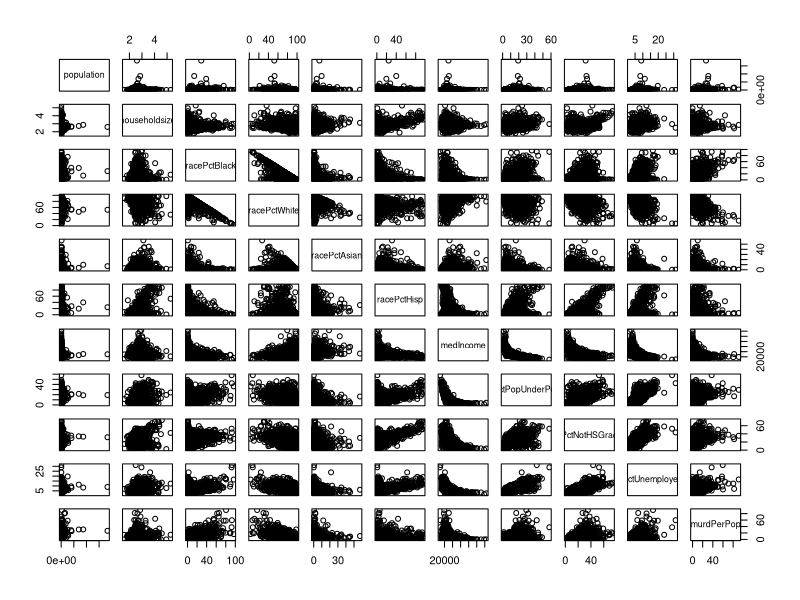
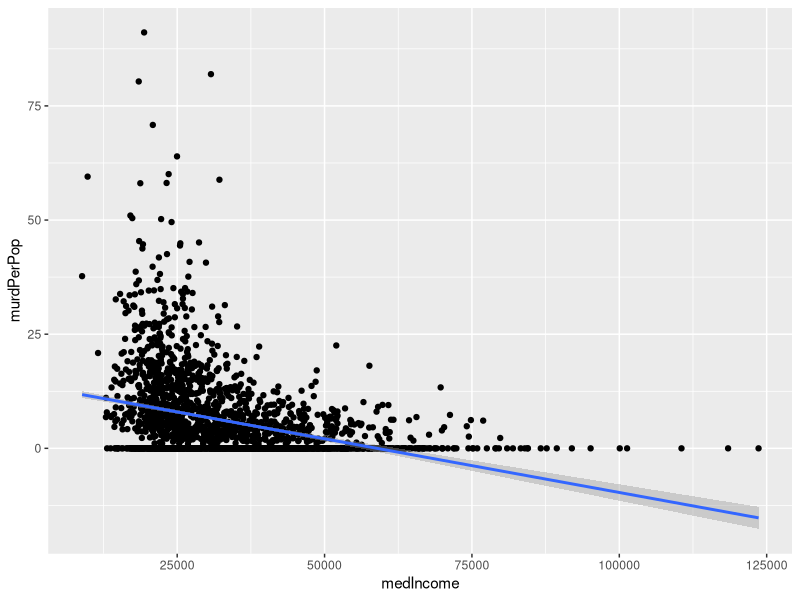
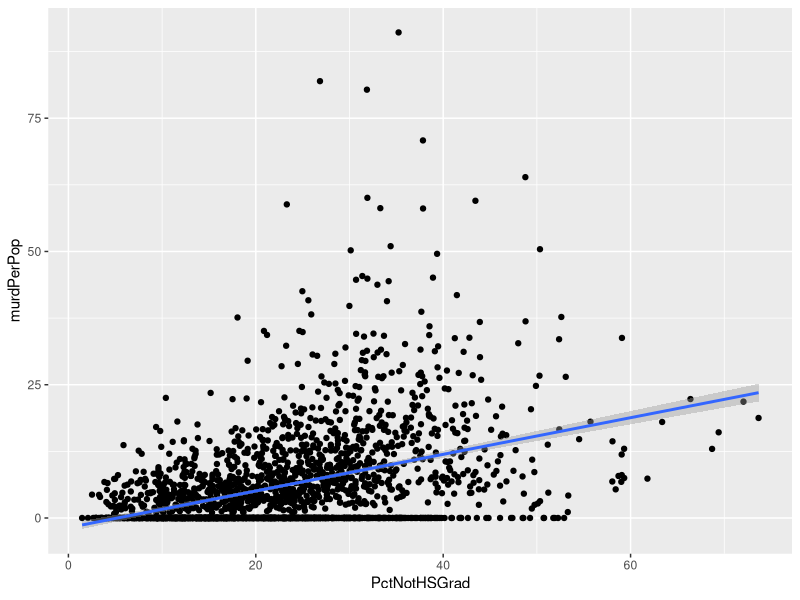
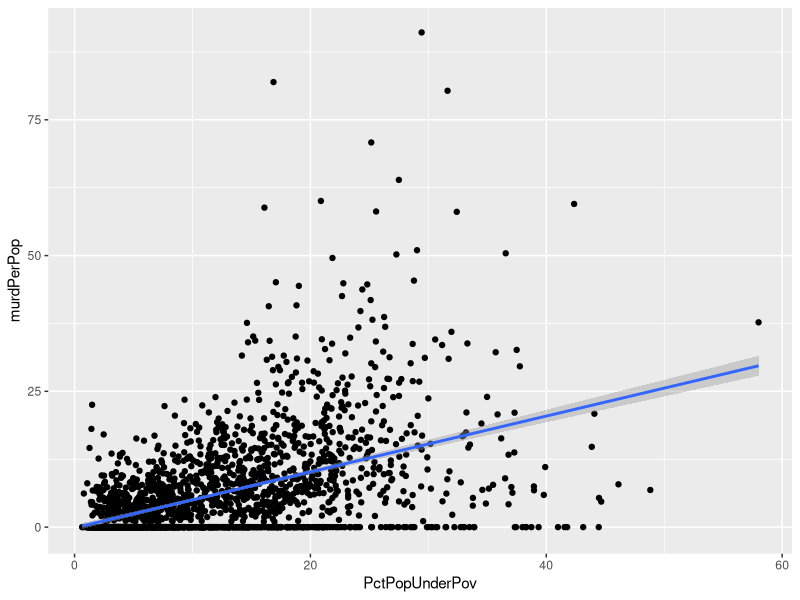
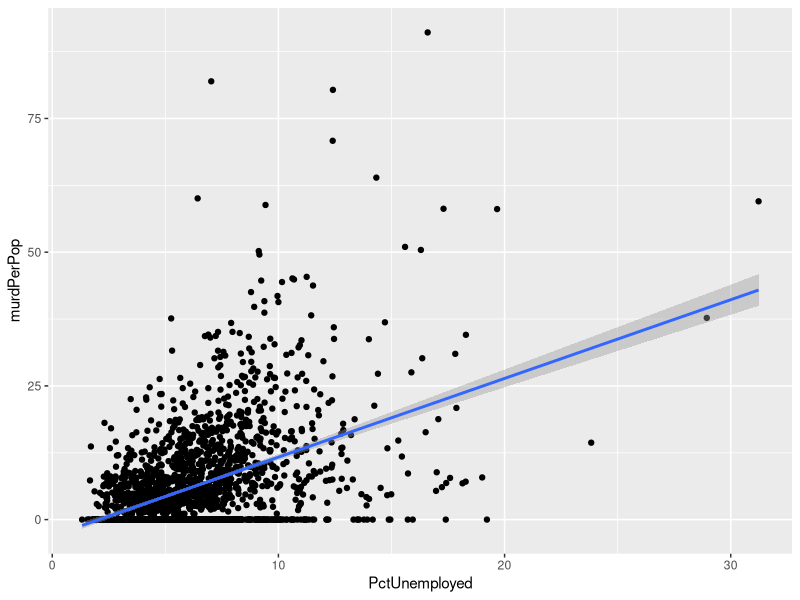
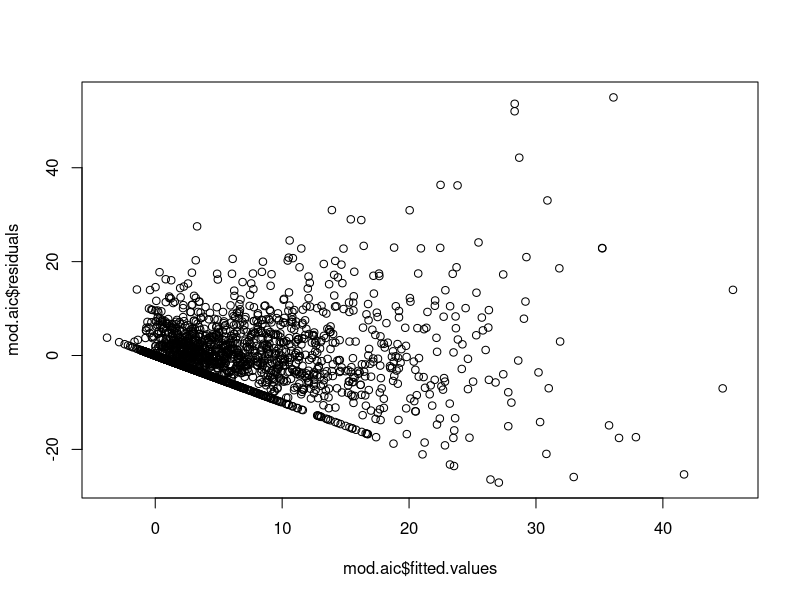
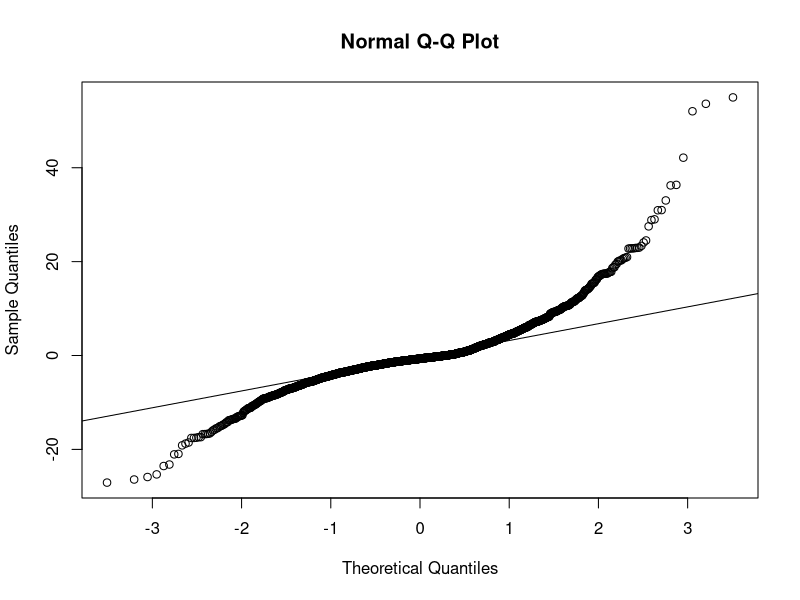
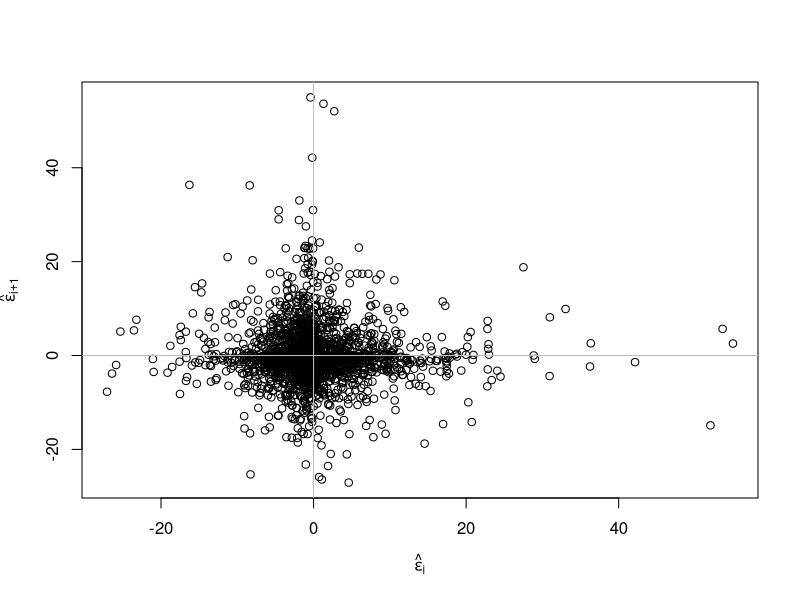

The R script that drew these images, in order: (Note: this script raises an error after producing the figures.)
## ---- chunk 1
library(tidyverse)
data <- read_delim("CommViolPredUnnormalizedData.txt",na = "?", col_names = FALSE,
                   show_col_types = FALSE)
column_names <- c("communityName","state","countyCode","communityCode","fold","population"
                  ,"householdsize","racePctBlack","racePctWhite","racePctAsian","racePctHisp"
                  ,"medIncome","PctPopUnderPov","PctNotHSGrad","PctUnemployed","murdPerPop")
data_mod <- data[,c(1:11,18,34,36,38,131)]
colnames(data_mod) <- column_names
## ---- chunk 2
pairs(data_mod[,6:16])
## ---- chunk 3
med_inc_plot <- ggplot(data_mod, aes(medIncome,murdPerPop)) + geom_point() + geom_smooth(method=lm)
suppressMessages(print(med_inc_plot))
## ---- chunk 4
hs_grad_plot <- ggplot(data_mod, aes(PctNotHSGrad,murdPerPop)) + geom_point() + geom_smooth(method='lm')
suppressMessages(print(hs_grad_plot))
## ---- chunk 5
pov_plot <- ggplot(data_mod, aes(PctPopUnderPov,murdPerPop)) + geom_point() + geom_smooth(method='lm')
suppressMessages(print(pov_plot))
## ---- chunk 6
unemp_plot <- ggplot(data_mod, aes(PctUnemployed,murdPerPop)) + geom_point() + geom_smooth(method='lm')
suppressMessages(print(unemp_plot))
## ---- chunk 7
mod <- lm(murdPerPop~householdsize+racePctBlack+racePctWhite+
            racePctAsian+racePctHisp+medIncome+PctPopUnderPov+
            PctNotHSGrad+PctUnemployed,data_mod)
summary(mod)
## ---- chunk 8
library(rms)
ols.mod <- ols(murdPerPop~householdsize+racePctBlack+racePctWhite+
            racePctAsian+racePctHisp+medIncome+PctPopUnderPov+
            PctNotHSGrad+PctUnemployed,data_mod)
fastbw(ols.mod, rule = "p", sls = 0.05)
## ---- chunk 9
mod.fastbw <- lm(murdPerPop~householdsize+racePctBlack+racePctWhite+
                   racePctAsian+PctUnemployed, data_mod)
summary(mod.fastbw)
## ---- chunk 10
library(MASS)
aic_result <- stepAIC(mod)
aic_result$anova
## ---- chunk 11
mod.aic <- lm(murdPerPop ~ householdsize + racePctBlack + racePctWhite + racePctAsian
              + PctPopUnderPov + PctUnemployed, data_mod)
summary(mod.aic)
## ---- chunk 12
plot(mod.aic$fitted.values,mod.aic$residuals)
## ---- chunk 13
qqnorm(residuals(mod.aic))
qqline(mod.aic$residuals)
## ---- chunk 14
n <- length(residuals(mod.aic))
plot(tail(residuals(mod.aic),n-1) ~ head(residuals(mod.aic),n-1),
     xlab=expression(hat(epsilon)[i]),
     ylab=expression(hat(epsilon)[i+1]))
abline(h=0,v=0,col=grey(0.75))
## ---- chunk 15
n <- dim(model.matrix(mod.aic))[1]
p <- dim(model.matrix(mod.aic))[2]
num_df <- p
den_df <- n - p
Fthresh <- qf(0.5, num_df, den_df)
cook_out <- which(cooks.distance(mod.aic) > Fthresh)
length(cook_out)
## ---- chunk 16
stand_out <- which(rstandard(mod.aic) > 3)
length(unique(stand_out))
## ---- chunk 17
h_i <- hatvalues(mod.aic)
hat_thresh <- (2*p)/n
hat_out <- which(h_i > hat_thresh)
length(unique(hat_out))
## ---- chunk 18
library(lmtest)
bptest(mod.aic)
## ---- chunk 19
n <- nrow(data_mod)
set.seed(1842)
test_index <- sample.int(n,size=round(0.2*n))
train_df <- data_mod[-test_index,]
test_df <- data_mod[test_index,]
## ---- chunk 20
library(modeldata)
library(recipes)
mod.train <- recipe(murdPerPop ~ householdsize + racePctBlack + racePctWhite + racePctAsian
                    + PctPopUnderPov + PctUnemployed, train_df)
## ---- chunk 21
yj_transform <- step_YeoJohnson(mod.train,  all_numeric())
yj_estimates <- prep(yj_transform, training = train_df)
yj_te <- bake(yj_estimates, test_df)
plot(density(test_df$murdPerPop), main = "before")
## ---- chunk 22
plot(density(yj_te$murdPerPop), main = "after")
## ---- chunk 23
mod.new <- lm(murdPerPop ~ householdsize + racePctBlack + racePctWhite + racePctAsian
              + PctPopUnderPov + PctUnemployed, yj_te)
bptest(mod.new)
## ---- chunk 24
plot(mod.new$fitted.values, mod.new$residuals)
## ---- chunk 25
mod.log <- lm(murdPerPop+1 ~ householdsize + racePctBlack + racePctWhite + racePctAsian
              + PctPopUnderPov + PctUnemployed, data_mod)
bc <- boxcox(mod.log, plotit=T)
lambda <- bc$x[which.max(bc$y)]
## ---- chunk 26
mod.box <- lm((murdPerPop+1)^lambda ~ householdsize + racePctBlack + racePctWhite + racePctAsian
              + PctPopUnderPov + PctUnemployed, data_mod)
bptest(mod.box)
## ---- chunk 27
summary(mod.new)$coefficients[,c(1,4)]
## ---- chunk 28
summary(mod.new)$r.squared
summary(mod.new)$adj.r.squared 
## ---- chunk 29
tidy(yj_estimates, number = 1)
## ---- chunk 30
library(VGAM)
confint(mod.new,'householdsize',level = .95)
yeo.johnson(-55.19678,-2.57579545, inverse = TRUE)
yeo.johnson(-8.529619,-2.57579545, inverse = TRUE)
## ---- chunk 31
x <- model.matrix(mod.new)
x0 <- apply(x,2,median)
y0 <- sum(x0*coef(mod.new))
predict(mod.new,new=data.frame(t(x0)),interval="confidence",
        level = .95)
yeo.johnson(0.7505812,-0.26327834, inverse = TRUE)
yeo.johnson(0.884673,-0.26327834, inverse = TRUE)
## ---- chunk 32
predict(mod.new,new=data.frame(t(x0)),interval="prediction",
        level = .95)

yeo.johnson(-0.4747061,-0.26327834, inverse = TRUE)
yeo.johnson(2.10996,-0.26327834, inverse = TRUE)
